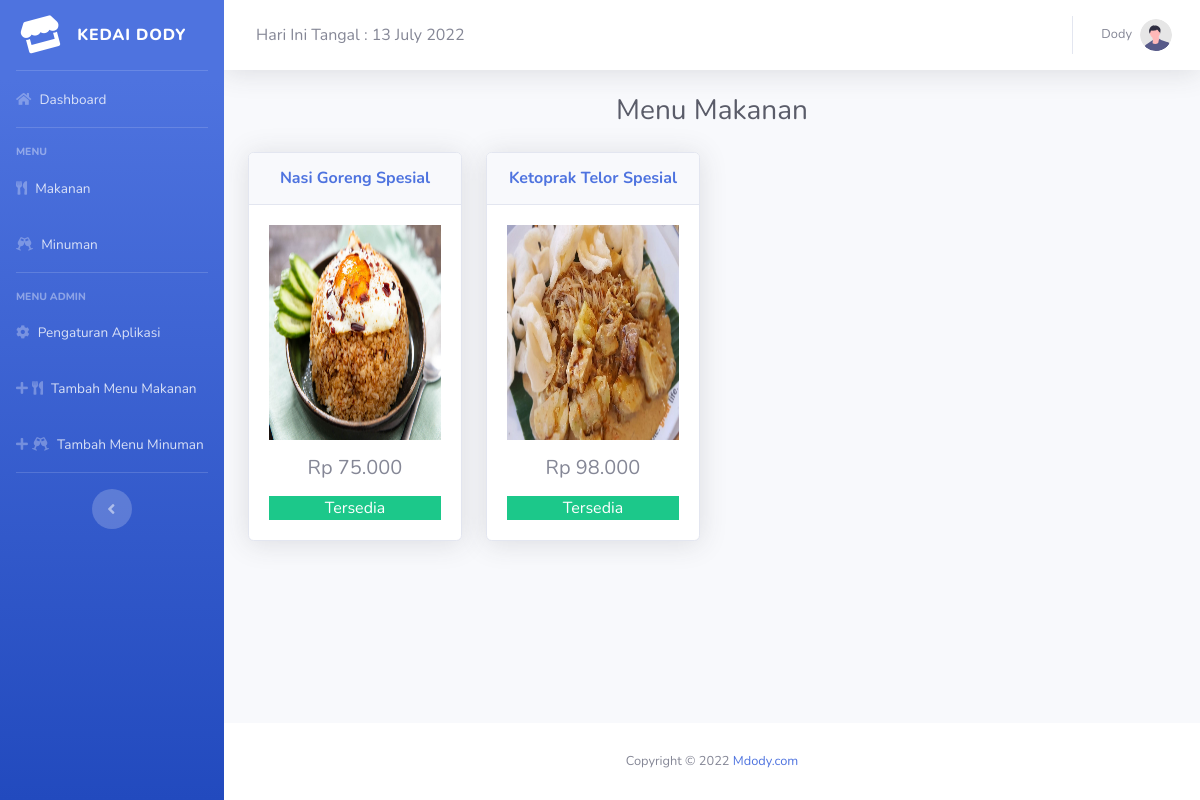
Screenshot of /menu-makanan.php (signed in) with the database file from the repository.
### tables this page shows
CREATE TABLE `pengaturan` (
  `id_pengaturan` int(2) NOT NULL,
  `nama_kedai` varchar(50) NOT NULL
);

CREATE TABLE `pengguna` (
  `id_pengguna` int(2) NOT NULL,
  `username` varchar(12) NOT NULL,
  `password` varchar(32) NOT NULL,
  `nama` varchar(20) NOT NULL
);

CREATE TABLE `menu_makanan` (
  `id_makanan` int(3) NOT NULL,
  `nama_makanan` varchar(50) NOT NULL,
  `harga_makanan` int(9) NOT NULL,
  `status_makanan` varchar(14) NOT NULL,
  `nama_gambar_makanan` varchar(50) NOT NULL
);

### functions.php (called while the page is built, shortened)
<?php
require('config.php');
$ambil_id_user = isset($_SESSION['login']);
$get_table_data_user = mysqli_query($conn, "SELECT * FROM pengguna WHERE id_pengguna='$ambil_id_user'");
$get_field_data_user = mysqli_fetch_assoc($get_table_data_user);
$get_table_menu_makanan = mysqli_query($conn, "SELECT * FROM menu_makanan");
$get_table_pengaturan = mysqli_query($conn, "SELECT * FROM pengaturan");
$get_field_pengaturan = mysqli_fetch_assoc($get_table_pengaturan);

### menu-makanan.php (the view, shortened to what this page needs)
<?php
require('functions.php');
?>
<!DOCTYPE html>
<html lang="en">
<head>
    <link href="vendor/fontawesome-free/css/all.min.css" rel="stylesheet" type="text/css">
    <link href="css/sb-admin-2.min.css" rel="stylesheet">
</head>
<body id="page-top">
    <div id="wrapper">
        <?php include('template/sidebar.php'); ?>
        <div id="content-wrapper" class="d-flex flex-column">
            <div id="content">
                <?php include('template/topbar.php'); ?>
                <div class="container-fluid">
                    <h1 class="h3 mb-4 text-gray-800 text-center">Menu Makanan</h1>
                    <div class="row">
                        <?php foreach ($get_table_menu_makanan as $row_data_makanan) { ?>
                            <div class="col-lg-3 col-md-3">
                                <div class="card shadow mb-4">
                                    <div class="card-header py-3">
                                        <h6 class="m-0 font-weight-bold text-primary text-center"><?php echo $row_data_makanan['nama_makanan']; ?></h6>
                                    </div>
                                    <div class="card-body">
                                        <img width="382px" height="215px" style="width: 100% ;" src="img/menu/makanan/<?php echo $row_data_makanan['nama_gambar_makanan']; ?>">
                                        <h5 class="text-center mt-3 mb-0"><?php echo "Rp " . number_format($row_data_makanan['harga_makanan'], 0, ",", "."); ?></h5>
                                        <?php if ($row_data_makanan['status_makanan'] == "Tersedia") { ?>
                                            <p class="text-center mt-3 mb-0 bg-success text-white"><?php echo $row_data_makanan['status_makanan']; ?></p>
                                        <?php } else { ?>
                                            <p class="text-center mt-3 mb-0 bg-danger text-white"><?php echo $row_data_makanan['status_makanan']; ?></p>
                                        <?php } ?>
                                    </div>
                                </div>
                            </div>
                        <?php } ?>
                    </div>
                </div>
            </div>
            <?php include('template/footer.php'); ?>
</body>
</html>

### template/sidebar.php
<ul class="navbar-nav bg-gradient-primary sidebar sidebar-dark accordion" id="accordionSidebar">
    <a class="sidebar-brand d-flex align-items-center justify-content-center" href="index.php">
        <div class="sidebar-brand-icon rotate-n-15">
            <i class="fas fa-store"></i>
        </div>
        <div class="sidebar-brand-text mx-3"><?php echo $get_field_pengaturan['nama_kedai']; ?></div>
    </a>
    <hr class="sidebar-divider my-0">
    <li class="nav-item">
        <a class="nav-link" href="index.php">
            <i class="fas fa-home"></i>
            <span>Dashboard</span></a>
    </li>
    <hr class="sidebar-divider">
    <div class="sidebar-heading">
        Menu
    </div>
    <li class="nav-item">
        <a class="nav-link" href="menu-makanan.php">
            <i class="fas fa-utensils"></i>
            <span>Makanan</span></a>
    </li>
    <li class="nav-item">
        <a class="nav-link" href="menu-minuman.php">
            <i class="fas fa-glass-cheers"></i>
            <span>Minuman</span></a>
    </li>
    <hr class="sidebar-divider">
    <?php
    if (isset($_SESSION['login'])) {
    ?>
        <div class="sidebar-heading">
            Menu Admin
        </div>
        <li class="nav-item">
            <a class="nav-link" href="pengaturan.php">
                <i class="fas fa-cog"></i>
                <span>Pengaturan Aplikasi</span></a>
        </li>
        <li class="nav-item">
            <a class="nav-link" href="tambah-makanan.php">
                <i class="fas fa-plus"></i><i class="fas fa-utensils"></i>
                <span>Tambah Menu Makanan</span></a>
        </li>
        <li class="nav-item">
            <a class="nav-link" href="tambah-minuman.php">
                <i class="fas fa-plus"></i><i class="fas fa-glass-cheers"></i>
                <span>Tambah Menu Minuman</span></a>
        </li>
        <hr class="sidebar-divider d-none d-md-block">
    <?php } ?>
    <div class="text-center d-none d-md-inline">
        <button class="rounded-circle border-0" id="sidebarToggle"></button>
    </div>
</ul>

### template/topbar.php (shortened to what this page needs)
<nav class="navbar navbar-expand navbar-light bg-white topbar mb-4 static-top shadow">
    <div class="d-none d-sm-inline-block form-inline mr-auto ml-md-3 my-2 my-md-0 mw-100">
        Hari Ini Tangal : <?php echo date('d F Y'); ?>
    </div>
    <ul class="navbar-nav ml-auto">
        <?php
        if (isset($_SESSION['login'])) {
        ?>
            <li class="nav-item dropdown no-arrow">
                <a class="nav-link dropdown-toggle" href="#" id="userDropdown" role="button" data-toggle="dropdown" aria-haspopup="true" aria-expanded="false">
                    <span class="mr-2 d-none d-lg-inline text-gray-600 small"><?php echo $get_field_data_user['nama']; ?></span>
                    <img class="img-profile rounded-circle" src="img/undraw_profile.svg">
                </a>
            </li>
        <?php } ?>
    </ul>
</nav>

### template/footer.php (shortened to what this page needs)
<footer class="sticky-footer bg-white">
    <div class="container my-auto">
        <div class="copyright text-center my-auto">
            <span>Copyright &copy; <?php echo date('Y'); ?> <a href="https://mdody.com">Mdody.com</a></span>
        </div>
    </div>
</footer>
</div>
</div>

### rows the page displays
pengaturan: nama_kedai "KEDAI DODY"
pengguna: nama "Dody"
menu_makanan: nama_makanan "Nasi Goreng Spesial", nama_gambar_makanan (picture), harga_makanan "75.000", status_makanan "Tersedia"
menu_makanan: nama_makanan "Ketoprak Telor Spesial", nama_gambar_makanan (picture), harga_makanan "98.000", status_makanan "Tersedia"
